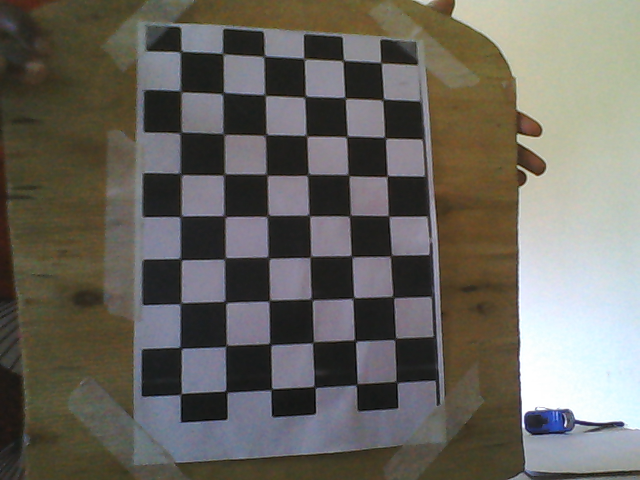
#> input picture CalibrageCamera selon zhang (le bon)/images/img35.png, 640 x 480 px; its folder holds only this picture in this run
$ jupyter execute CalibrageCamera.ipynb
#> lines starting #> are read from the running program, lines starting #| are printed output that depends on the picture; after the words box and inside, x2 and y2 are one past the last pixel; in counts of white or black regions, pixels touching at a corner belong together; long printed decimals are rounded
[cell 1]
#importation des dépendances
import numpy as np
import cv2 as cv
import glob
import pickle

# Etape1: Définition des coordonnées du monde réèl avec un motif en damier

#définition des dimensions du damier
chessboardSize = (9,6)
#la taille du cadre
frameSize = (640,480)

#condition d'arrèt de l'algorithme
criteria = (cv.TERM_CRITERIA_EPS + cv.TERM_CRITERIA_MAX_ITER, 30, 0.001)


#Définir les coordonnées mondiales des points 3D
objp = np.zeros((chessboardSize[0] * chessboardSize[1], 3), np.float32)
objp[:,:2] = np.mgrid[0:chessboardSize[0],0:chessboardSize[1]].T.reshape(-1,2)

size_of_chessboard_squares_mm = 20
objp = objp * size_of_chessboard_squares_mm

#Tableaux pour stocker les points d'objet et les points
#d'image de toutes les images.
objpoints = [] # point 3D dans le monde réèl
imgpoints = [] # point 2D dans l'image

#Etape2: Définir les points d'objets et les points images en utilisant
#les images du damier capturer  sous différents point de vue

#chemin des images
images = glob.glob('images/*.png')

for image in images:

  #Lecture de l'image
  img = cv.imread(image)
#> img is the input picture: shape (480, 640, 3); mean B, G, R 95.1, 102.6, 105.7
  gray = cv.cvtColor(img, cv.COLOR_BGR2GRAY)
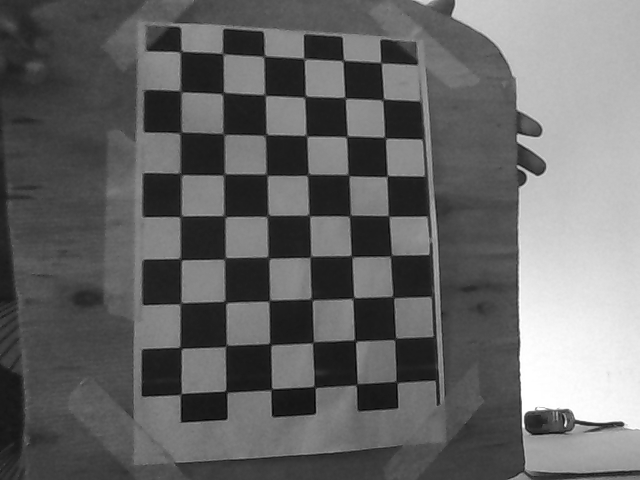
#> gray: shape (480, 640); min 2, max 255, mean 102.7

  #Trouver les coins du damier
  ret, corners = cv.findChessboardCorners(gray, chessboardSize, None)
#> ret = True; corners = 54 rows, first 8: [380.7, 62.66], [383.5, 99.47], [385, 138], [387.7, 175.2], [388.6, 216], [391, 255.6], [392.9, 297], [393.8, 339.7]

  #Si le nombre de coins souhaité est détecté,nous affinons les coordonnées des pixels et les
  #afficher sur les images du damier

  if ret == True:

    objpoints.append(objp)
    # affiner les coordonnées des pixels pour des points 2D donnés.
    corners2 = cv.cornerSubPix(gray, corners, (11,11), (-1,-1), criteria)
#> corners2 = 54 rows, first 8: [380.9, 62.7], [383.2, 99.49], [385.1, 137.7], [387.1, 176.1], [388.6, 216], [391, 255.6], [393.1, 297], [395.2, 338.8]
    imgpoints.append(corners)

    cv.drawChessboardCorners(img, chessboardSize, corners2, ret)
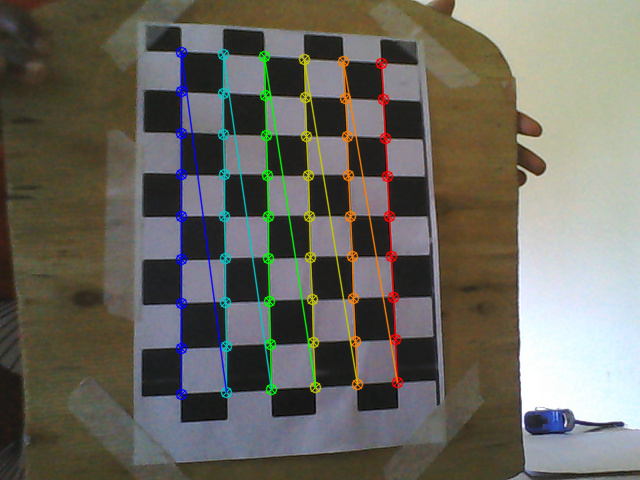
#> img: shape (480, 640, 3); 4.9% of pixels changed, all inside (x1, y1, x2, y2) = (175, 46, 404, 401)
    cv.imshow('img', img)
    cv.waitKey(1000)

cv.destroyAllWindows()


#Etape3: Calibrage de la caméra

ret, cameraMatrix, dist, rvecs, tvecs = cv.calibrateCamera(objpoints, imgpoints, frameSize, None, None)
#> ret = 0.352; cameraMatrix = [[367.5, 0, 341.8], [0, 377.2, 298.3], [0, 0, 1]]; dist = [[-0.0421, 0.0922, 0.0013, -0.00254, -0.0613]]; rvecs = ([-0.16, -0.026, 1.53],); tvecs = ([20.76, -120.1, 190.3],)

#stockage des résultats
print("Matrice de la caméra : \n")
print(cameraMatrix)
#| [[367.489   0.         341.750]
#|  [  0.         377.182 298.288]
#|  [  0.           0.           1.        ]]
print("Distorsion : \n")
print(dist)
#| [[-0.04206  0.09224  0.001296 -0.002542 -0.06132]]
print("Rotation : \n")
print(rvecs)
#| (array([[-0.1595 ],
#|        [-0.02601],
#|        [ 1.535]]),)
print("Translation : \n")
print(tvecs)
#| (array([[  20.760],
#|        [-120.102],
#|        [ 190.314]]),)


# [28 lines of commented-out code are left out]

img = cv.imread('distorsion.png')
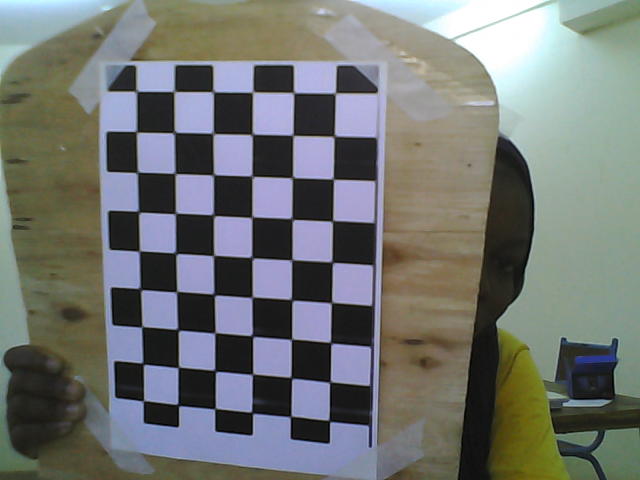
#> input picture CalibrageCamera selon zhang (le bon)/distorsion.png, 640 x 480 px
#> img is the input picture: shape (480, 640, 3); mean B, G, R 114, 116.9, 113.4
h,  w = img.shape[:2]
#> h = 480; w = 640
newCameraMatrix, roi = cv.getOptimalNewCameraMatrix(cameraMatrix, dist, (w,h), 1, (w,h))
#> newCameraMatrix = [[270.9, 0, 404.2], [0, 271.4, 347.9], [0, 0, 1]]; roi = (152, 132, 474, 346)

#utilisation de la fonction de non-distorsion de open-cv
dst = cv.undistort(img, cameraMatrix, dist, None, newCameraMatrix)
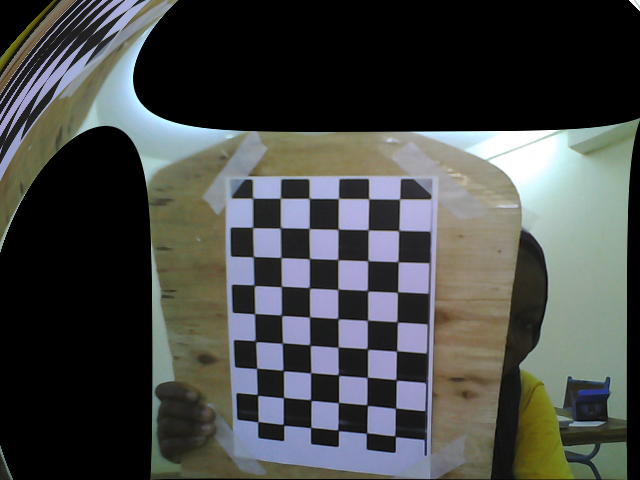
#> dst: shape (480, 640, 3); mean B, G, R 70.4, 72.2, 69.8

# recadrage de l'image
x, y, w, h = roi
#> x = 152; y = 132; w = 474; h = 346
dst = dst[y:y+h, x:x+w]
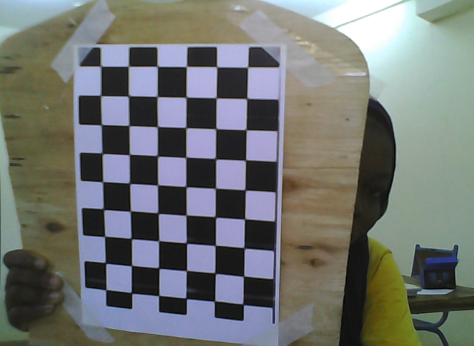
#> dst: shape (346, 474, 3); mean B, G, R 113.8, 116.8, 113.4
cv.imwrite('caliResult1.png', dst)

# correction de la distorsion avec remaping
mapx, mapy = cv.initUndistortRectifyMap(cameraMatrix, dist, None, newCameraMatrix, (w,h), 5)
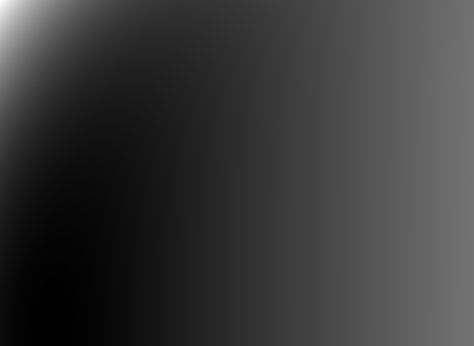
#> mapx: shape (346, 474) float32; min -91.26, max 1067.1, mean 169.4; drawn with min black and max white
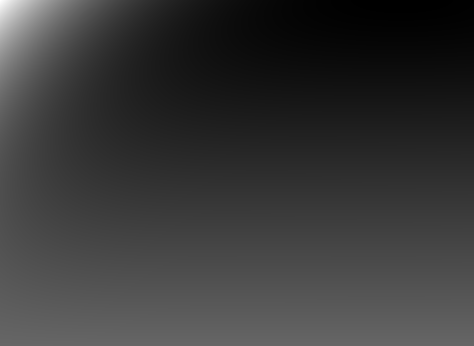
#> mapy: shape (346, 474) float32; min -138.3, max 943, mean 101.1; drawn with min black and max white
dst = cv.remap(img, mapx, mapy, cv.INTER_LINEAR)
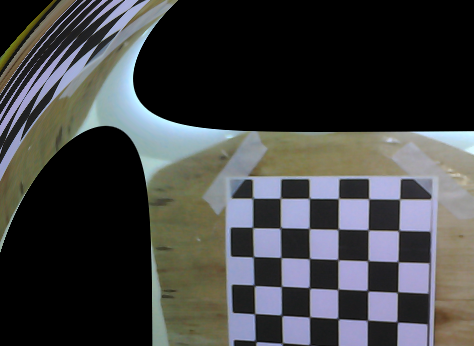
#> dst: shape (346, 474, 3); mean B, G, R 66, 65.7, 64.6

# recadrage de l'image
x, y, w, h = roi
dst = dst[y:y+h, x:x+w]
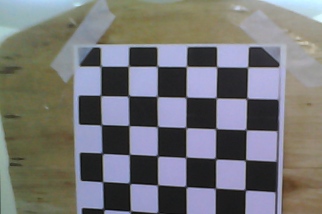
#> dst: shape (214, 322, 3); mean B, G, R 117.4, 116.4, 116.2
cv.imwrite('caliResult2.png', dst)

#la distance foclal:Elle prend en entrée la matrice de la caméra
#la taille de l’image, et la taille du capteur

# Dimensions du capteur en millimètres
apertureWidth = 3.6  # en mm
apertureHeight = 2.7  # en mm

fovx, fovy, focalLength, principalPoint, aspectRatio = cv.calibrationMatrixValues(
    cameraMatrix, (h,w), apertureWidth, apertureHeight
)
#> fovx = 43.58; fovy = 63.32; focalLength = 3.82; principalPoint = (3.56, 1.7); aspectRatio = 1.03
print(f"Champ de vision horizontal (fovx) : {fovx} degrés")
#| Champ de vision horizontal (fovx) : 43.584 degrés
print(f"Champ de vision vertical (fovy) : {fovy} degrés")
#| Champ de vision vertical (fovy) : 63.317 degrés
print(f"Distance focale : {focalLength} mm")
#| Distance focale : 3.824 mm
print(f"Point principal : {principalPoint}")
#| Point principal : (3.556, 1.699)
print(f"Rapport d'aspect : {aspectRatio}")
#| Rapport d'aspect : 1.026


# erreur de calibrage
mean_error = 0

for i in range(len(objpoints)):
    imgpoints2, _ = cv.projectPoints(objpoints[i], rvecs[i], tvecs[i], cameraMatrix, dist)
    error = cv.norm(imgpoints[i], imgpoints2, cv.NORM_L2)/len(imgpoints2)
    mean_error += error
#> this loop made 1 pass
#> (error, mean_error) on pass 1: (0.0479, 0.0479)
#> after the loop, mean_error = 0.0479

print( "Erreur total: {}".format(mean_error/len(objpoints)))
#| Erreur total: 0.04791
